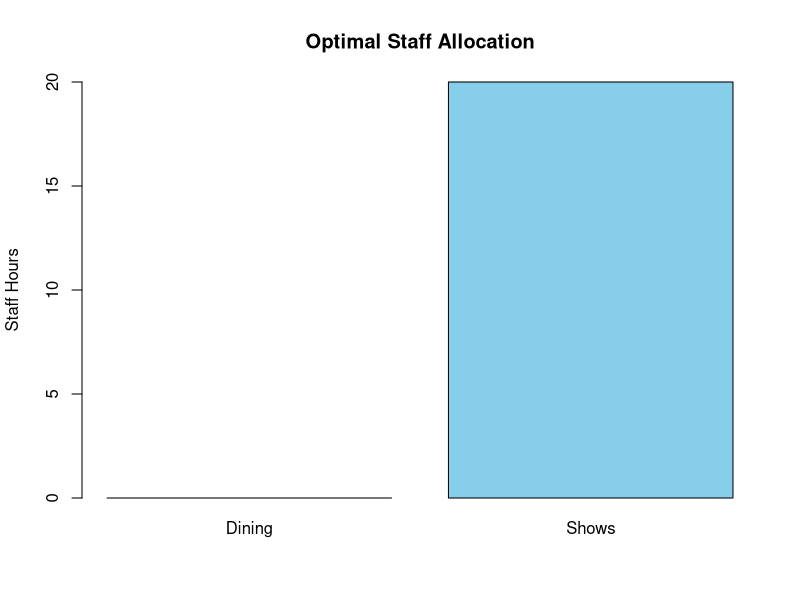

Generate this figure with R:
library(lpSolve)
# Objective: maximize service value (10 for dining, 15 for shows)
obj <- c(10, 15)
# Constraints: staff hours (20 total), capacity needs
constr <- matrix(c(1, 1, 2, 1), ncol = 2, byrow = TRUE)
rhs <- c(20, 30)
dir <- c("<=", "<=")
result <- lp("max", obj, constr, dir, rhs)
# Visualization (bar plot of staff allocation)
allocation <- result$solution
barplot(allocation, names.arg = c("Dining", "Shows"), 
        ylim = c(0, 20), main = "Optimal Staff Allocation",
        ylab = "Staff Hours", col = "skyblue")
